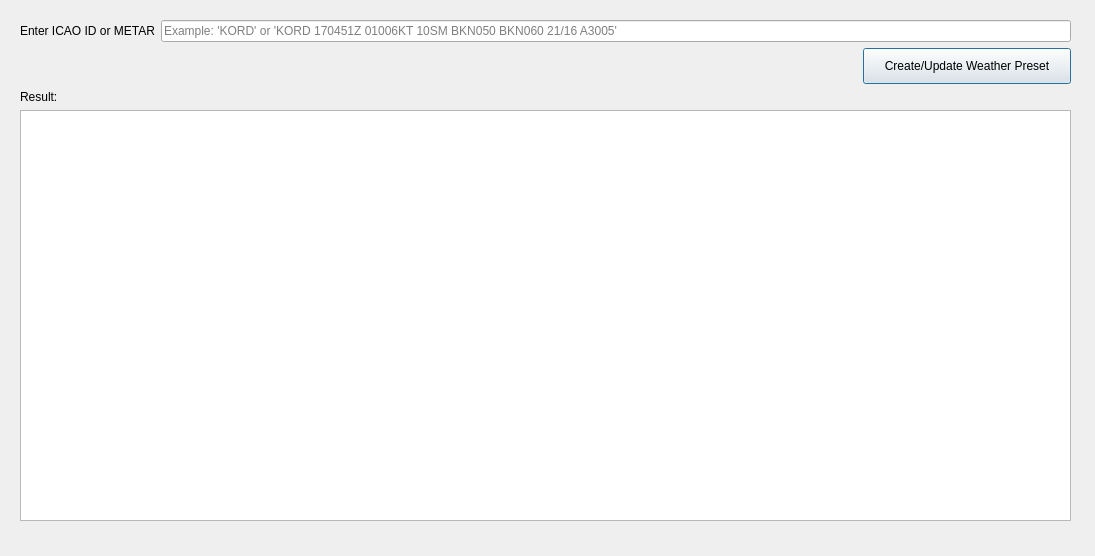
<?xml version="1.0" encoding="UTF-8"?>
<ui version="4.0">
 <class>Dialog</class>
 <widget class="QDialog" name="Dialog">
  <property name="geometry">
   <rect>
    <x>0</x>
    <y>0</y>
    <width>1095</width>
    <height>556</height>
   </rect>
  </property>
  <property name="windowTitle">
   <string>MSFS 2020 Real Time Weather</string>
  </property>
  <widget class="QWidget" name="verticalLayoutWidget">
   <property name="geometry">
    <rect>
     <x>20</x>
     <y>20</y>
     <width>1051</width>
     <height>501</height>
    </rect>
   </property>
   <layout class="QVBoxLayout" name="verticalLayout">
    <item>
     <layout class="QVBoxLayout" name="verticalLayout_3">
      <item>
       <layout class="QHBoxLayout" name="horizontalLayout">
        <item>
         <widget class="QLabel" name="label_2">
          <property name="text">
           <string>Enter ICAO ID or METAR</string>
          </property>
          <property name="margin">
           <number>5</number>
          </property>
          <property name="buddy">
           <cstring>id_input</cstring>
          </property>
         </widget>
        </item>
        <item>
         <widget class="QLineEdit" name="id_input">
          <property name="placeholderText">
           <string>Example: 'KORD' or 'KORD 170451Z 01006KT 10SM BKN050 BKN060 21/16 A3005'</string>
          </property>
         </widget>
        </item>
       </layout>
      </item>
      <item alignment="Qt::AlignRight">
       <widget class="QPushButton" name="create_preset_button">
        <property name="styleSheet">
         <string notr="true">padding: 10px 20px 10px</string>
        </property>
        <property name="text">
         <string>Create/Update Weather Preset</string>
        </property>
       </widget>
      </item>
     </layout>
    </item>
    <item>
     <widget class="QLabel" name="label">
      <property name="text">
       <string>Result:</string>
      </property>
      <property name="buddy">
       <cstring>result_output_text_browser</cstring>
      </property>
     </widget>
    </item>
    <item>
     <widget class="QTextBrowser" name="result_output_text_browser"/>
    </item>
   </layout>
  </widget>
 </widget>
 <resources/>
 <connections/>
</ui>
